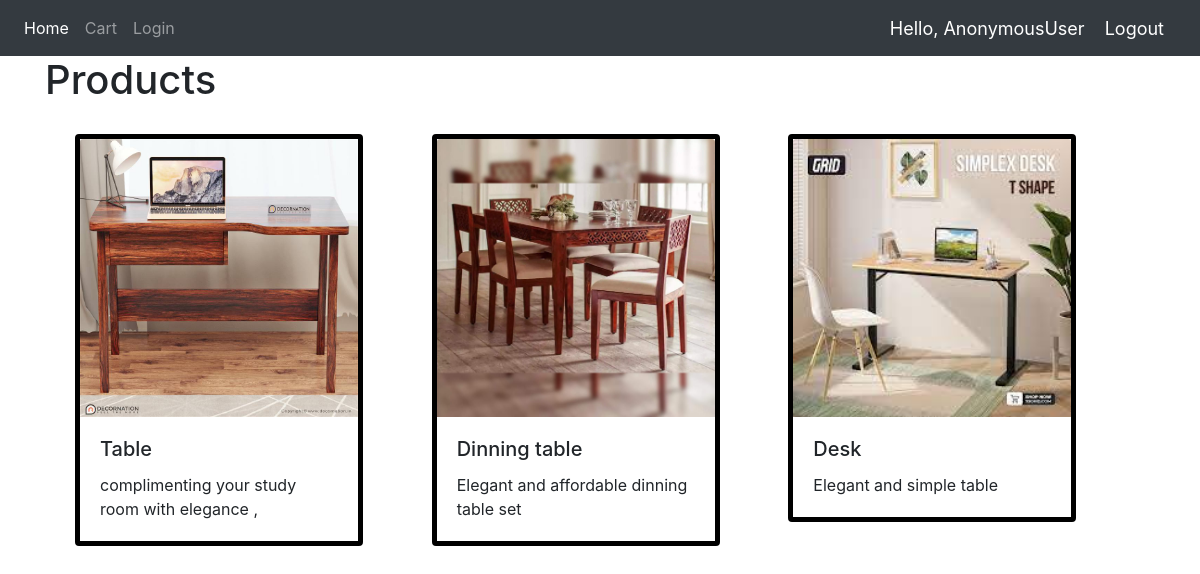
The page / on the database its author committed.
### website/models.py (models this page shows, shortened)
class Product(models.Model):
    name = models.CharField(max_length=200,null=True)
    image = models.ImageField(null=True,blank=True)
    description = models.CharField(max_length=400,null=True)

### website/views.py (the view)
# urls.py: 2. Add a URL to urlpatterns:  path('', views.home, name='home')
def home(request):
    products = Product.objects.all()
    context = {
        'products':products
    }
    return render(request,'website/home.html',context)

### website/templates/website/home.html
{% extends 'website/dependencies.html' %}
{% block content %}
<div class="container ">
<h1>Products</h1>
<div class="card-columns" style="padding: 10px; margin: 20px;">
{% for p  in products%}
    <div class="card" style="width: 18rem; border:5px black solid">
        <img class="card-img-top" src="{{p.image.url}}" alt="Card image cap">
        <div class="card-body">
        <h5 class="card-title">{{p.name}}</h5>
        <p class="card-text">{{p.description}}</p>
        </div>
    </div>
 {% endfor %}
</div>
{% endblock %}

### website/templates/website/dependencies.html (shortened to what this page needs)
{% load static %}
<html>
    <head>
        <link rel="stylesheet" href="https://stackpath.bootstrapcdn.com/bootstrap/4.5.0/css/bootstrap.min.css">
    </head>
    <body>
        {% include 'website/navbar.html' %}
        {% block content %}
        {% endblock %}
        <br>
    </body>
</html>

### website/templates/website/navbar.html (shortened to what this page needs)
{% load static %}
<nav class="navbar navbar-expand-lg navbar-dark bg-dark">
  <div class="collapse navbar-collapse" id="navbarNav">
    <ul class="navbar-nav">
      <li class="nav-item active">
        <a class="nav-link" href="{% url 'home' %}">Home</a>
      </li>
      {% if request.user.is_staff %}
      </li>
      <li class="nav-item active">
        <a class="nav-link" href="{% url 'addProduct' %}">Add Product</a>
      </li>
      {% else %}
      <li class="nav-item">
        <a class="nav-link" href="{% url 'placeOrder' request.user.customer.id %}">Cart</a>
      </li>
      {% endif %}
      <li class="nav-item">
        <a class="nav-link" href="{% url 'login' %}">Login</a>
      </li>
    </ul>
  </div>
  <span class="greet">Hello, {{request.user}}</span>
  <span ><a  class="greet" href="{% url 'logout' %}">Logout</a></span>
</nav>

### website/templates/website/navbar.html (style rules this page uses)
.greet { font-size: 18px; color: #fff; margin-right: 20px; }

### rows shown on the page
Product: image (picture), name "Table", description "complimenting your study room with elegance ,"
Product: image (picture), name "Dinning table", description "Elegant and affordable dinning table set"
Product: image (picture), name "Desk", description "Elegant and simple table"

### other values the page prints
{{ request.user }} "AnonymousUser"
